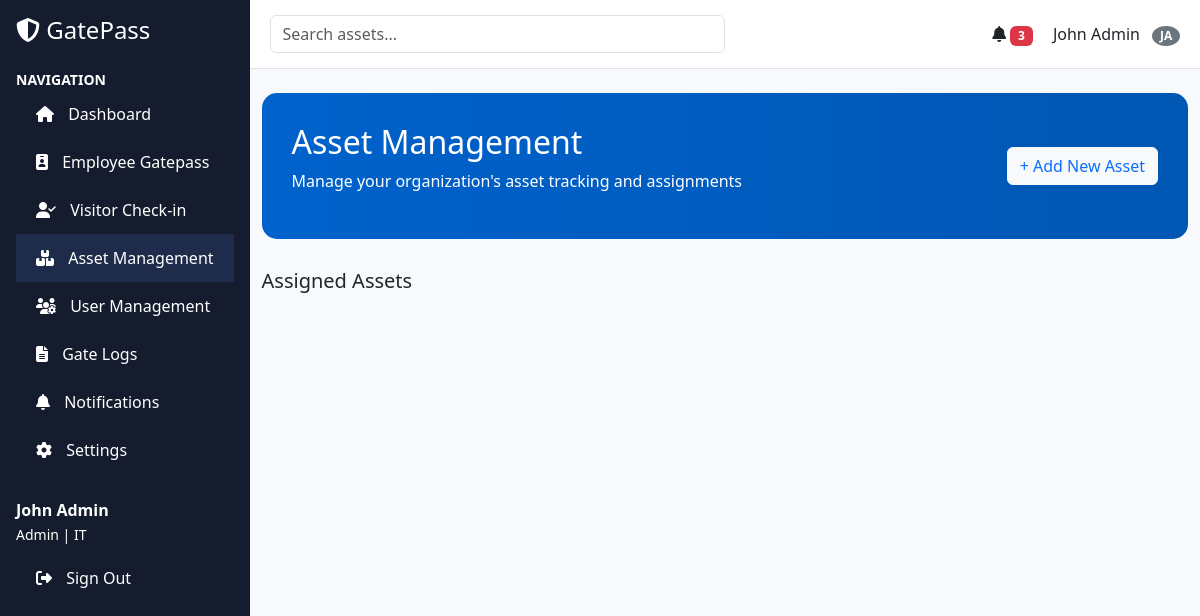
Page /asset_management.php on the earlier database version.
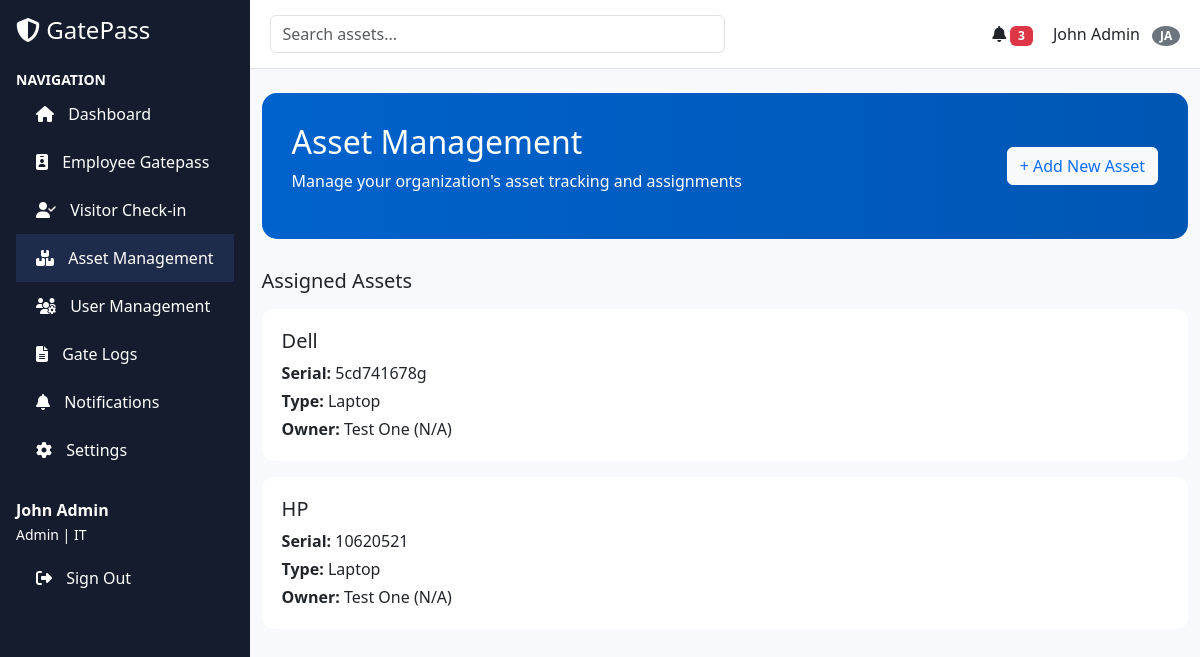
Same page on the later database version.
### tables this page shows
CREATE TABLE `assets` (
  `id` int(11) NOT NULL,
  `name` varchar(100) DEFAULT NULL,
  `serial` varchar(100) DEFAULT NULL,
  `type` varchar(50) DEFAULT NULL,
  `user_id` int(11) DEFAULT NULL
);

CREATE TABLE `users` (
  `id` int(11) NOT NULL,
  `full_name` varchar(100) DEFAULT NULL,
  `email` varchar(100) DEFAULT NULL,
  `role` varchar(50) DEFAULT NULL,
  `status` varchar(20) DEFAULT NULL,
  `created_at` timestamp NOT NULL DEFAULT current_timestamp()
);

### asset_management.php (the view, shortened to what this page needs)
<?php
include 'config.php';
$sql = "SELECT a.*, u.full_name AS owner_name, u.role
        FROM assets a
        LEFT JOIN users u ON a.user_id = u.id";
$result = $conn->query($sql);
?>
<!DOCTYPE html>
<html lang="en">
<head>
  <link href="https://cdn.jsdelivr.net/npm/bootstrap@5.3.0/dist/css/bootstrap.min.css" rel="stylesheet">
  <link href="https://cdnjs.cloudflare.com/ajax/libs/font-awesome/6.4.0/css/all.min.css" rel="stylesheet">
</head>
<body>
  <div class="d-flex">
    <div class="sidebar p-3">
      <h4 class="mb-4"><i class="fas fa-shield-alt"></i> GatePass</h4>
      <div class="fw-bold text-uppercase small">Navigation</div>
      <a href="dashboard.php"><i class="fas fa-home nav-icon"></i> Dashboard</a>
      <a href="#"><i class="fas fa-id-badge nav-icon"></i> Employee Gatepass</a>
      <a href="#"><i class="fas fa-user-check nav-icon"></i> Visitor Check-in</a>
      <a href="#" class="active"><i class="fas fa-boxes nav-icon"></i> Asset Management</a>
      <a href="user_management.php"><i class="fas fa-users-cog nav-icon"></i> User Management</a>
      <a href="gate-log.php"><i class="fas fa-file-alt nav-icon"></i> Gate Logs</a>
      <a href="#"><i class="fas fa-bell nav-icon"></i> Notifications</a>
      <a href="#"><i class="fas fa-cog nav-icon"></i> Settings</a>
      <div class="mt-4">
        <div class="fw-bold">John Admin</div>
        <small>Admin | IT</small><br>
        <a href="#" class="mt-2 d-block"><i class="fas fa-sign-out-alt nav-icon"></i> Sign Out</a>
      </div>
    </div>
    <div class="flex-grow-1">
      <div class="top-bar">
        <input type="text" class="form-control w-50" placeholder="Search assets...">
        <div>
          <i class="fas fa-bell"></i> <span class="badge bg-danger">3</span>
          <span class="ms-3">John Admin</span>
          <span class="badge bg-secondary rounded-circle ms-2">JA</span>
        </div>
      </div>
      <div class="container mt-4">
        <div class="welcome d-flex justify-content-between align-items-center">
          <div>
            <h2>Asset Management</h2>
            <p>Manage your organization's asset tracking and assignments</p>
          </div>
          <button class="btn btn-light text-primary" data-bs-toggle="modal" data-bs-target="#addAssetModal">
            + Add New Asset
          </button>
        </div>
        <h5 class="mb-3">Assigned Assets</h5>
        <?php while ($row = $result->fetch_assoc()): ?>
          <div class="card mb-3">
            <div class="card-body">
              <h5 class="mb-2"><?= $row['name'] ?></h5>
              <p class="mb-1"><strong>Serial:</strong> <?= $row['serial'] ?></p>
              <p class="mb-1"><strong>Type:</strong> <?= $row['type'] ?></p>
              <p class="mb-0"><strong>Owner:</strong> <?= $row['owner_name'] ?? 'Unassigned' ?> (<?= $row['user_type'] ?? 'N/A' ?>)</p>
            </div>
          </div>
        <?php endwhile; ?>
      </div>
    </div>
  </div>
</body>
</html>
</html>

Differences in the rows shown:
added assets: name "Dell", serial "5cd741678g", type "Laptop", user.full_name "Test One", user_type "N/A"
added assets: name "HP", serial "10620521", type "Laptop", user.full_name "Test One", user_type "N/A"
